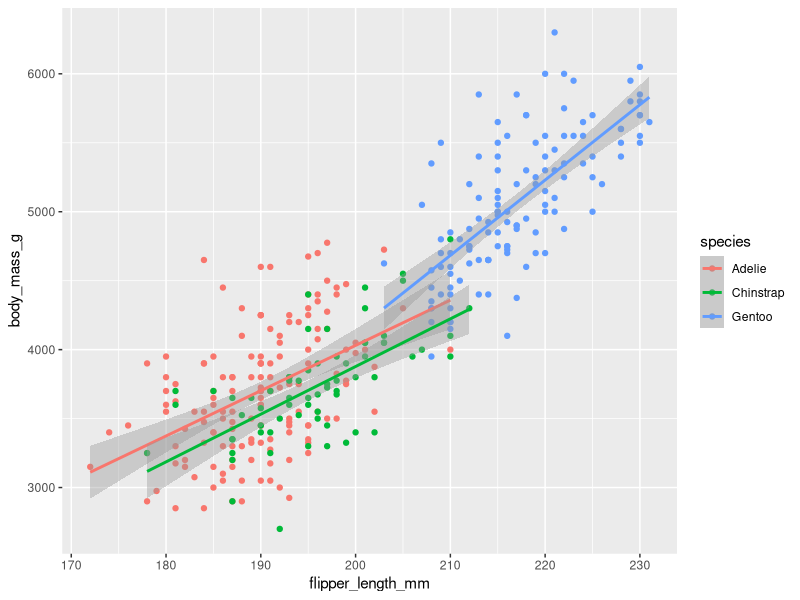
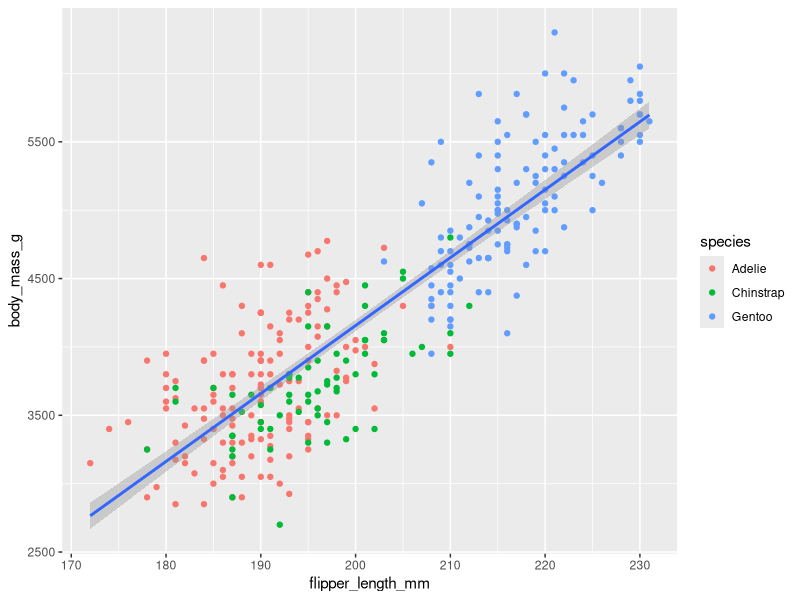
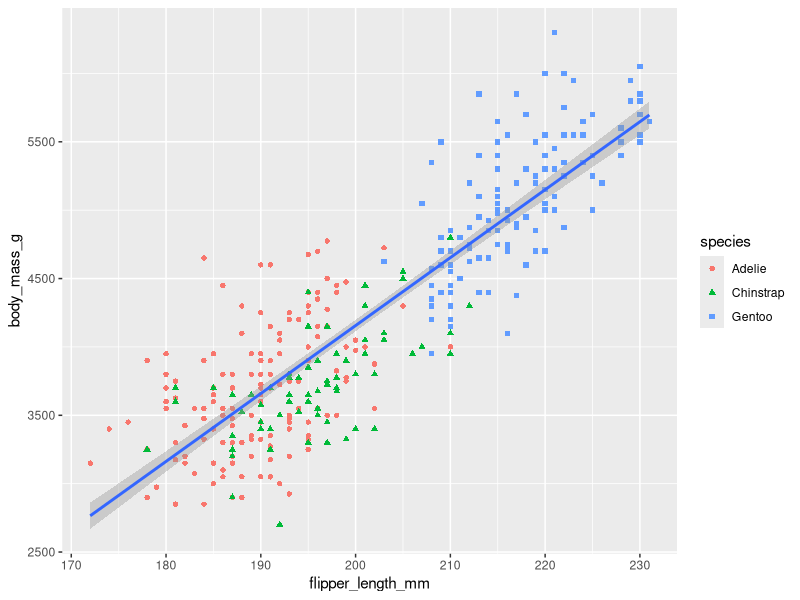
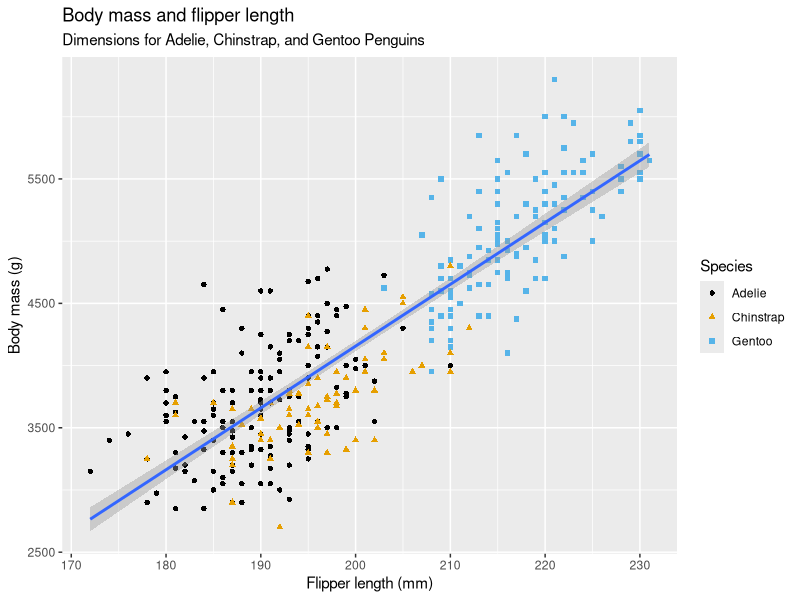
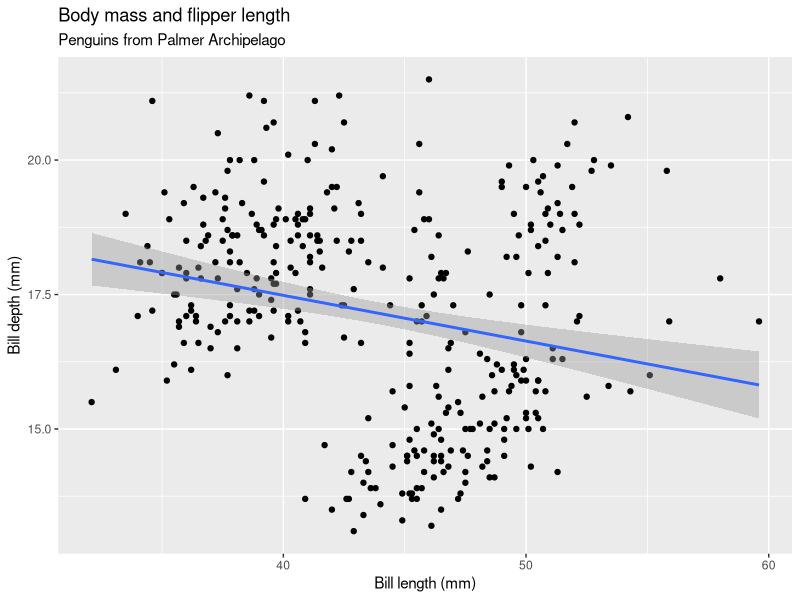
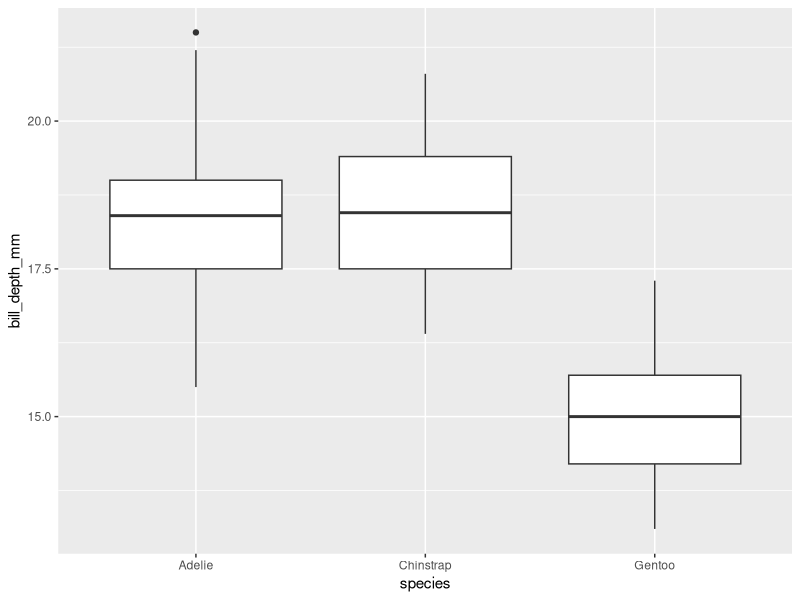

These figures' R source, in order: (Note: this script raises an error after producing the figures.)
###################################
## Chapter 1: Data Visualization ##
###################################
#https://r4ds.hadley.nz/data-visualize
#####
# 1.1 Introduction

# This chapter focuses on the ggplot2 package
# which is part of the tidyverse
# gg = grammar of graphics

library(tidyverse)

# Example 1
# scatter plot which will be used to introduce:
# aesthetic mappings
# and geometric objects ... main building blocks of ggplot2

library(palmerpenguins) #body measurements of 3 pengiun species
library(ggthemes) #colorblind safe colour palette AWESOME!

#####
# 1.2 First Steps

# variable = quantity, quality, or property that you can measure
# value = state of a variable when you measure it
# observation = set of measurements made under similar conditions
# tabular data = set of values, each associated with a variable and an observation;
# tabular data is considered 'tidy' when each value is in its own cell,
# each variable is in its own column, and each observation in its own row.

# For example, with this data set a variable refers to an attribute of all penguins,
# and an observation refers to all attributes for a single penguin.

# data in tibble
penguins
# data showing all variables and first row
glimpse(penguins)
# in RStudio, view the tibble in the data viewer GUI
View(penguins)

# My notes
#
# when a categorical variable is mapped to an aesthetic, in this case species to color,
# ggplot 2 automatically assigns a unique value to the aesthetic (color) 
# and unique levels to the variable (in this case species) THIS IS CALLED SCALING

# example of aesthetics assigned at the global level, meaning they are scaled for each layer
ggplot(
  data = penguins,
  mapping = aes(x = flipper_length_mm, y = body_mass_g, color = species)
) +
  geom_point() +
  geom_smooth(method = "lm")


# example of aesthetics at the local level
ggplot(
  data = penguins,
  mapping = aes(x = flipper_length_mm, y = body_mass_g)
) +
  geom_point(mapping = aes(color = species)) + #by using mapping, these aesthetics are applied at a local level
  geom_smooth(method = "lm")

# generally not a good idea to only use color for mapping in a plot because does not consider colour blindness
ggplot(
  data = penguins,
  mapping = aes(x = flipper_length_mm, y = body_mass_g)
) +
  geom_point(mapping = aes(color = species, shape = species)) +
  geom_smooth(method = "lm")

# can also change colors so they are color blind friendly
ggplot(
  data = penguins,
  mapping = aes(x = flipper_length_mm, y = body_mass_g)
) +
  geom_point(aes(color = species, shape = species)) +
  geom_smooth(method = "lm") +
  labs(
    title = "Body mass and flipper length",
    subtitle = "Dimensions for Adelie, Chinstrap, and Gentoo Penguins",
    x = "Flipper length (mm)", y = "Body mass (g)",
    color = "Species", shape = "Species"
  ) +
  scale_color_colorblind()

# Exercises
# 1.How many rows are in penguins? How many columns?
nrow(penguins) #344
ncol(penguins) #8

# 2.What does the bill_depth_mm variable in the penguins data frame describe? Read the help for ?penguins to find out.
# a number denoting bill length (millimeters)

# 3. Make a scatterplot of bill_depth_mm vs. bill_length_mm. That is, make a scatterplot with bill_depth_mm on the y-axis and bill_length_mm on the x-axis. Describe the relationship between these two variables.

ggplot(
  data = penguins,
  mapping = aes(x = bill_length_mm, y = bill_depth_mm)
) +
  geom_point() +
  geom_smooth(method = "lm") +
  labs(
    title = "Body mass and flipper length",
    subtitle = "Penguins from Palmer Archipelago",
    x = "Bill length (mm)", y = "Bill depth (mm)",
  ) +
  scale_color_colorblind()
# Bill depth decreases as bill length increases

# 4. What happens if you make a scatterplot of species vs. bill_depth_mm? What might be a better choice of geom?

ggplot(
  data = penguins,
  mapping = aes(x = species, y = bill_depth_mm)
) +
  #geom_point() # ugly
  geom_boxplot()

# 5. Why does the following give an error and how would you fix it?

ggplot(data = penguins) + 
  geom_point() # error because geom_point does not have any aesthetics

ggplot(data = penguins,
       mapping = aes(x = bill_length_mm, y = bill_depth_mm)
) + 
  geom_point()

# 6. What does the na.rm argument do in geom_point()? What is the default value of the argument? Create a scatterplot where you successfully use this argument set to TRUE.

# na.rm removes/does not plot missing values (NA)
# it's default is set to FALSE, such that missing values are removed with a warning 
# if set to TRUE the missing values are removed silently

# 7. Add the following caption to the plot you made in the previous exercise: “Data come from the palmerpenguins package.” Hint: Take a look at the documentation for labs().

ggplot(data = penguins,
       mapping = aes(x = bill_length_mm, y = body_mass_g)
) +
  geom_point(aes(color = sex, shape = sex), na.rm = TRUE) +
  geom_smooth(method = "lm") +
  labs(
    title = "Body mass and bill length",
    subtitle = "Dimensions for Penguin sex",
    x = "Bill length (mm)", y = "Body mass (g)",
    color = "Sex", shape = "Sex",
    caption = "Data come from the palmerpenguins package."
  ) +
  scale_color_colorblind()

# 8. Recreate the following visualization. What aesthetic should bill_depth_mm be mapped to? And should it be mapped at the global level or at the geom level?

ggplot(data = penguins,
       mapping = aes(x = flipper_length_mm, y = body_mass_g)
) +
  geom_point(aes(color = bill_depth_mm)) + #bill depth mapped at local level
  geom_smooth(method = "gam") 

# 9. Run this code in your head and predict what the output will look like. Then, run the code in R and check your predictions.

ggplot(
  data = penguins,
  mapping = aes(x = flipper_length_mm, y = body_mass_g, color = island)
) +
  geom_point() +
  geom_smooth(se = FALSE) #used method loess

# 10. Will these two graphs look different? Why/why not?
# No, they won't look different because the top plot has the aes() mapped globally, applying to both geoms;
# but the bottom plot has the same aes typed into each geom.

ggplot(
  data = penguins,
  mapping = aes(x = flipper_length_mm, y = body_mass_g)
) +
  geom_point() +
  geom_smooth()

ggplot() +
  geom_point(
    data = penguins,
    mapping = aes(x = flipper_length_mm, y = body_mass_g)
  ) +
  geom_smooth(
    data = penguins,
    mapping = aes(x = flipper_length_mm, y = body_mass_g)
  )

#####
# 1.3 ggplot2 calls

# Section 1.2 used a concise expression of ggplot2 which was super explicit
# This helps to learn, but less text makes it easier to see differences between plots

# e.g. compare these two versions of the same plot

ggplot(
  data = penguins,
  mapping = aes(x = flipper_length_mm, y = body_mass_g)
) +
  geom_point()


ggplot(penguins, aes(x = flipper_length_mm, y = body_mass_g)) + 
  geom_point()

# this also becomes a concern when programming (chapter 25)

# also will learn how to use pipes e.g.

penguins |> 
  ggplot(aes(x = flipper_length_mm, y = body_mass_g)) + 
  geom_point()

#####
# 1.4 Visualizing distributions

# categorical variable = a variable which can only take one of a small set of values

ggplot(penguins, aes(x = species)) +
  geom_bar()

# when categorical variables have non-ordered levels it's often preferable to 
# reorder the bars based on their frequencies
# to do so, you need to transform the variable to a factor
# then reorder the levels of that factor

ggplot(penguins, aes(x = fct_infreq(species))) +
  geom_bar()

# more on this in chapter 16

# numerical variable = quantitative and can be continuous or discrete

# histogram is a common visualization for numerical variables
ggplot(penguins, aes(x = body_mass_g)) +
  geom_histogram(binwidth = 200) # binwidth changes the thickness of the bars

# density plots are also used for visualizations of numerical variables
ggplot(penguins, aes(x = body_mass_g)) +
  geom_density()

# Exercises

# 1. Make a bar plot of species of penguins, where you assign species to the y aesthetic. How is this plot different?
ggplot(penguins, aes(y = species)) +
  geom_bar()
# bars are horizontal

# 2. How are the following two plots different? Which aesthetic, color or fill, is more useful for changing the color of bars?
ggplot(penguins, aes(x = species)) +
  geom_bar(color = "red")

ggplot(penguins, aes(x = species)) +
  geom_bar(fill = "red")
# fill is more useful

# 3. What does the bins argument in geom_histogram() do?
# It changes the widths of the bars.

# 4. Make a histogram of the carat variable in the diamonds dataset that is available when you load the tidyverse package. Experiment with different binwidths. What binwidth reveals the most interesting patterns?
ggplot(diamonds, aes(x = carat)) +
  geom_histogram(binwidth = 0.1)

#####
# 1.5 Visualizing relationships

# visualizing relationships requires two variables mapped to aesthetics of a plot
# e.g. for a numerical variable and categorical variable,
# side-by-side boxplots can be good

ggplot(penguins, aes(x = species, y = body_mass_g)) +
  geom_boxplot()

# another way to visualize this is with a density plot

ggplot(penguins, aes(x = body_mass_g, color = species)) +
  geom_density(linewidth = 0.75) # made lines thicker to stand out against the background

# can also map species to color and fill and use alpha to make transparent

ggplot(penguins, aes(x = body_mass_g, color = species, fill = species)) +
  geom_density(alpha = 0.5)

# stacked bar plots can be good to visualize two categorical variables
# e.g. number of pengiuns of each species on each island
ggplot(penguins, aes(x = island, fill = species)) +
  geom_bar()
# this plot shows that there are an equal number of Adelie penguins on each island
# but not the percentage of the penguins as a whole  on each island

ggplot(penguins, aes(x = island, fill = species)) +
  geom_bar(position = "fill") #can create a relative frequency plot by using position = "fill"

# for comparing two numerical variables,
# scatter plots are the most common form of data

# three or more variables can be incorporated into a plot
# by using additional aesthetics
ggplot(penguins, aes(x = flipper_length_mm, y = body_mass_g)) +
  geom_point(aes(color = species, shape = island))

# But too many many aesthetic mappings on a plot can make it look
# cluttered and difficult to make sense of
# facet_wrap() can be used to facet a plot by a single variable

ggplot(penguins, aes(x = flipper_length_mm, y = body_mass_g)) +
  geom_point(aes(color = species, shape = species)) +
  facet_wrap(~island)

# Exercises
# 1. The mpg data frame that is bundled with the ggplot2 package contains 234 observations collected by the US Environmental Protection Agency on 38 car models. Which variables in mpg are categorical? Which variables are numerical? 
glimpse(mpg)
#shows each variable and first column
?mpg

# 2. Make a scatterplot of hwy vs. displ using the mpg data frame. Next, map a third, numerical variable to color, then size, then both color and size, then shape. How do these aesthetics behave differently for categorical vs. numerical variables?
ggplot(mpg) +
  geom_point(aes(x = hwy, y = displ, color = class, size = class, shape = fl)) +
  scale_color_colorblind()

# 3. In the scatterplot of hwy vs. displ, what happens if you map a third variable to linewidth?
ggplot(mpg) +
  geom_point(aes(x = hwy, y = displ)) +
  geom_density(aes(linewidth = cyl)) +
  scale_color_colorblind()

# 4. What happens if you map the same variable to multiple aesthetics?
ggplot(mpg) +
  geom_point(aes(x = hwy, y = displ, color = fl, shape = fl), size = 6) +
  scale_color_colorblind()

# 5. Make a scatterplot of bill_depth_mm vs. bill_length_mm and color the points by species. What does adding coloring by species reveal about the relationship between these two variables? What about faceting by species?
ggplot(penguins) +
  geom_point(aes(x = bill_length_mm, y = bill_depth_mm, color = species)) +
  scale_color_colorblind() +
  facet_wrap(~species)
#each species has a different average bill length to depth ratio

# 6. Why does the following yield two separate legends? How would you fix it to combine the two legends?
# the mapping is at the golabl level rather than at the local level
ggplot(data = penguins) +
  geom_point(aes(x = bill_length_mm, y = bill_depth_mm, color = species, shape = species)) +
  labs(color = "Species")
# faceting ?

# 7. Create the two following stacked bar plots. Which question can you answer with the first one? Which question can you answer with the second one?
ggplot(penguins, aes(x = island, fill = species)) +
  geom_bar(position = "fill")
# what proportion of each penguin species make up the penguin communities of each island
ggplot(penguins, aes(x = species, fill = island)) +
  geom_bar(position = "fill")
# Which islands are each penguin species distributed on?

#####
# 1.6 Saving your plots

# ggsave() can be used to save plots and if no directory is specified
# it will save to your working directory

# if the width and the height aren't specified they will be taken from
# the dimensions of the current plotting device so for reproducibility
# they should be specified

# Exercises
# 1. Run the following lines of code. Which of the two plots is saved as mpg-plot.png? Why?
ggplot(mpg, aes(x = class)) +
  geom_bar()
ggplot(mpg, aes(x = cty, y = hwy)) +
  geom_point()
ggsave("mpg-plot.png")
# the second plot because it was the most recent 

# 2. What do you need to change in the code above to save the plot as a PDF instead of a PNG? How could you find out what types of image files would work in ggsave()?
# change the file ending to '.pdf'
?ggsave()

#####
# 1.7 Common problems

# if there is a + in the console R doesn't think
# you've finished typing your code

# common problem in ggplot2 is to put the + in the wrong place
# it has to come at the end of a line

# ? followed by the function name will bring up the documentation




